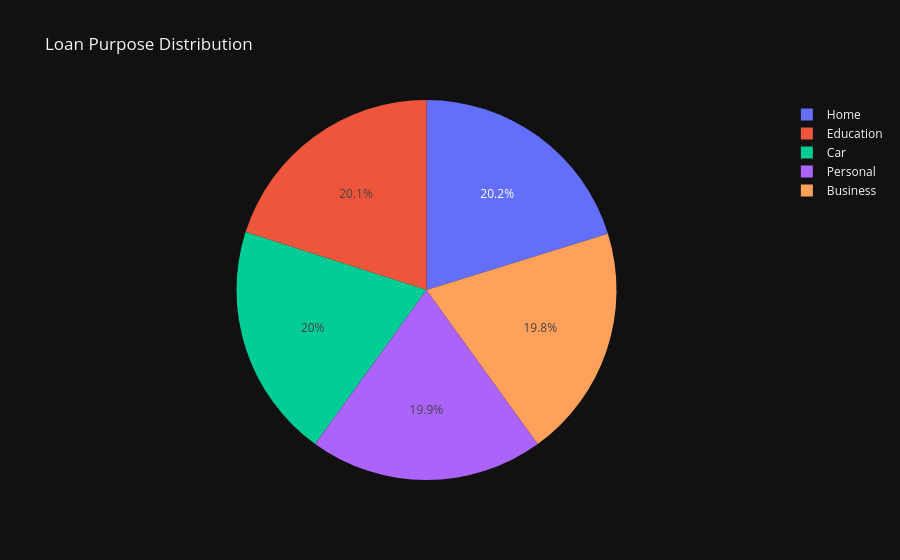

The code cell stored with this chart in its notebook:
### Code cell
# -----------------------------
# 3. Loan Purpose Distribution
# -----------------------------
purpose = df["Loan_Purpose"].value_counts().reset_index()
purpose.columns = ["Loan_Purpose", "Count"]

fig3 = px.pie(
    purpose,
    names="Loan_Purpose",
    values="Count",
    title="Loan Purpose Distribution"
)
fig3.show()

### Figure 1 — Plotly figure (JSON) as saved in the notebook; plotly's stock layout.template omitted (floating-point values rounded to 4 significant figures)
{"data": [{"domain": {"x": [0.0, 1.0], "y": [0.0, 1.0]}, "hovertemplate": "Loan_Purpose=%{label}<br>Count=%{value}<extra></extra>", "labels": ["Home", "Education", "Car", "Personal", "Business"], "legendgroup": "", "name": "", "showlegend": true, "values": [19201, 19066, 18961, 18932, 18840], "type": "pie"}], "layout": {"legend": {"tracegroupgap": 0}, "title": {"text": "Loan Purpose Distribution"}}}
